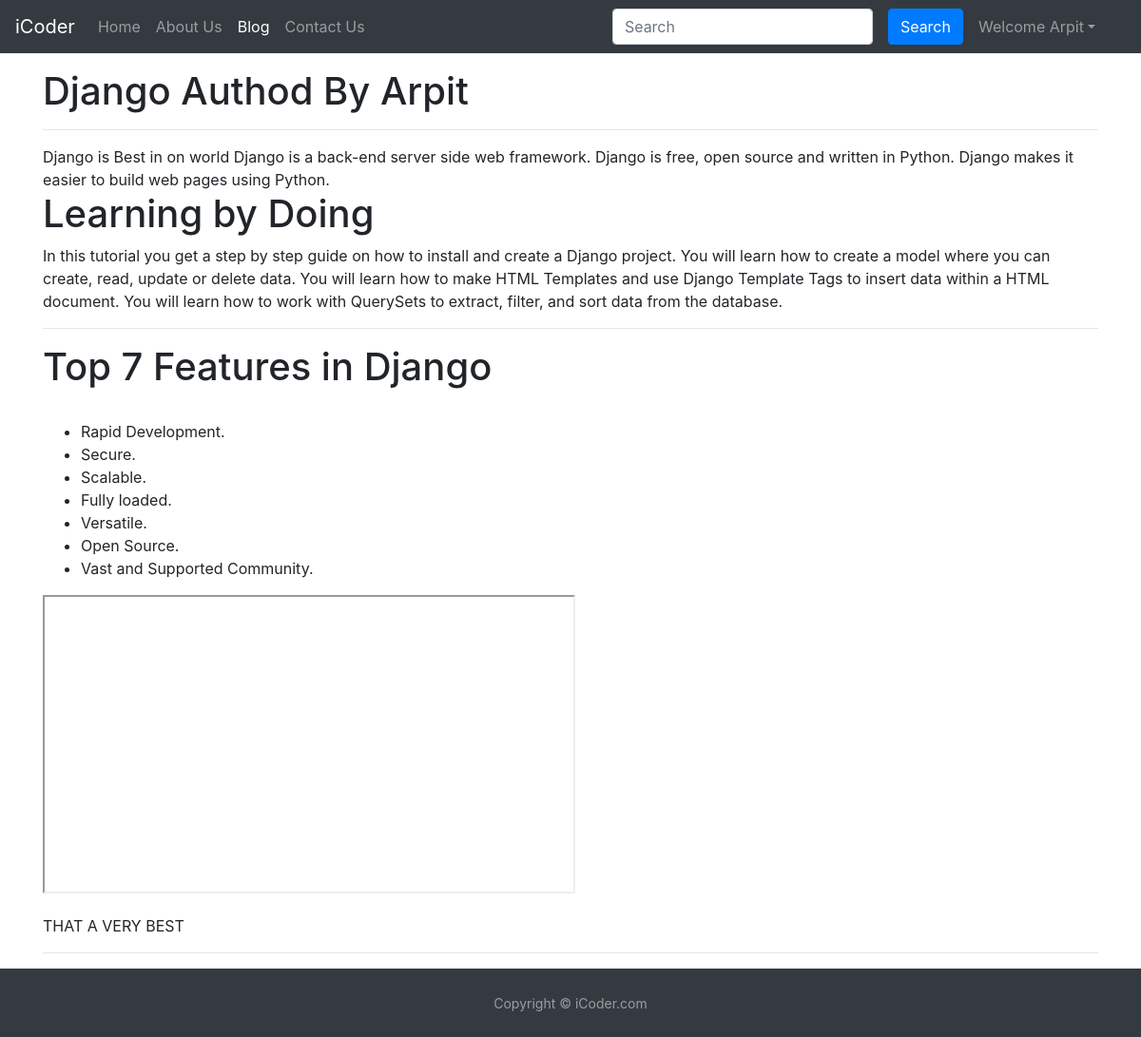
Screenshot of /blog/Django (signed in) with the database file from the repository.
### blog/models.py (models this page shows, shortened)
class Blog(models.Model):
    title = models.CharField(max_length=200)
    author = models.CharField(max_length=100)
    slug = models.SlugField()
    contant = models.TextField()

### blog/views.py (the view)
# urls.py: path('<str:slug>', views.blogpost, name="blogpost"),
def blogpost(request, slug):
    post = Blog.objects.filter(slug=slug).first()
    params = {'post':post}
    return render(request, "blog/blogpost.html", params)

### templates/blog/blogpost.html
{% extends 'base.html' %}
{% block bactivate %}active{% endblock bactivate %}
{% block body %}
<h1>{{post.title}} Authod By {{post.author}}</h1>
<hr>
{{post.contant|safe}}
<hr>
{% endblock body %}

### templates/base.html (shortened to what this page needs)
<!doctype html>
<html lang="en">
<head>
  <link rel="stylesheet" href="https://cdn.jsdelivr.net/npm/bootstrap@4.6.2/dist/css/bootstrap.min.css"
>
</head>
<body>
  <nav class="navbar navbar-expand-lg navbar-dark bg-dark">
    <a class="navbar-brand" href="/">iCoder</a>
    <div class="collapse navbar-collapse" id="navbarSupportedContent">
      <ul class="navbar-nav mr-auto">
        <li class="nav-item">
          <a class="nav-link {% block hactivate %}{% endblock hactivate %}" href="/">Home </a>
        </li>
        <li class="nav-item">
          <a class="nav-link {% block aactivate %}{% endblock aactivate %}" href="/about">About Us</a>
        </li>
        <li class="nav-item">
          <a class="nav-link {% block bactivate %}{% endblock bactivate %}" href="/blog/bloghome">Blog</a>
        </li>
        <li class="nav-item">
          <a class="nav-link {% block cactivate %}{% endblock cactivate %}" href="/contact">Contact Us</a>
        </li>
      </ul>
      <form class="form-inline my-2 my-lg-0" method="get" action="/blog/search">
        <input class="form-control mr-sm-2" type="search" placeholder="Search" aria-label="Search" id="search_her"
          name="search_her">
        <button class="btn btn-primary my-2 my-sm-0 mx-2" type="submit">Search</button>
      </form>
      {% if user.is_authenticated %}
      <ul class="navbar-nav mr-4">
        <li class="nav-item dropdown">
          <a class="nav-link dropdown-toggle" href='#' id="navbarDropdown" role="button" data-toggle="dropdown"> Welcome
            {{request.user}}</a>
        </li>
      </ul>
    </div>
    {% endif %}
  </nav>
  <div class="container my-3">
    {% if user.is_authenticated %}
    {% block body %}{% endblock body %}
    {% else %}
      <h1>Not Found</h1>
    {% endif %}
  </div>
  <div class="container-flex">
    <footer id="sticky-footer" class="flex-shrink-0 py-4 bg-dark text-white-50">
      <div class="container text-center">
        <small>Copyright &copy; iCoder.com</small>
      </div>
    </footer>
  </div>
</body>
</html>

### rows the page displays
Blog: title "Django", author "Arpit", contant "Django is Best in on world Django is a back-end server side web framework. Django is free, open source and written in Python. Django makes it easier to build web pages using Python. Learning by Doing In this tutorial you get a step by step guide on how to install and create a Django project. You will learn how to create a model where you can create, read, update or delete data. You will learn how to make HTML Templates and use Django Template Tags to insert data within a HTML document. You will learn how to work with QuerySets to extract, filter, and sort data from the database. Top 7 Features in Django Rapid Development. Secure. Scalable. Fully loaded. Versatile. Open Source. Vast and…"

### other values shown
{{ request.user }} "Arpit"
